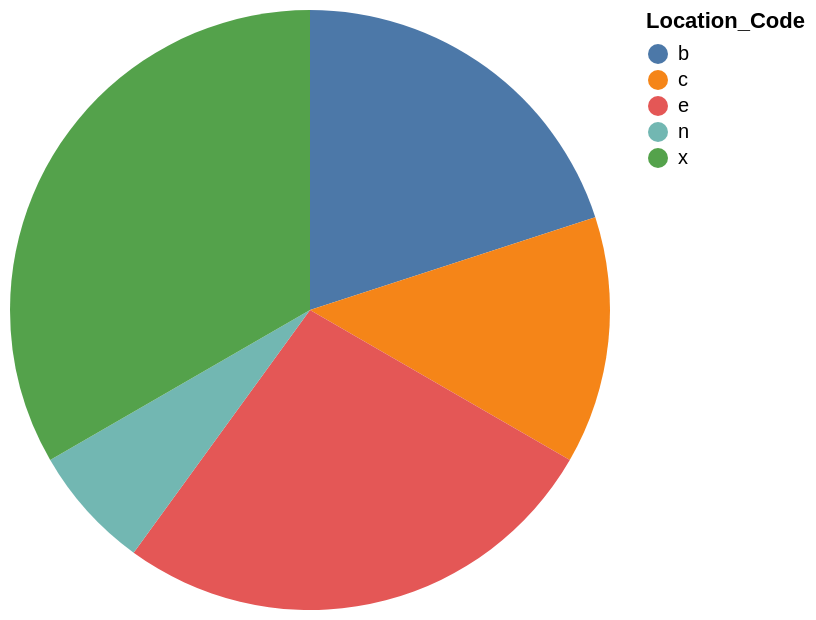

Write the Vega-Lite specification saved for this chart.
### Vega-Lite specification from a JSON file in a GitHub repository (floating-point values rounded to 4 significant figures)
{"data": {"values": [{"x_data": "b", "y_data": 3}, {"x_data": "c", "y_data": 2}, {"x_data": "e", "y_data": 4}, {"x_data": "n", "y_data": 1}, {"x_data": "x", "y_data": 5}]}, "mark": "arc", "encoding": {"theta": {"field": "y_data", "type": "quantitative", "title": "COUNT(Location_Code)"}, "color": {"field": "x_data", "type": "nominal", "title": "Location_Code"}}}
